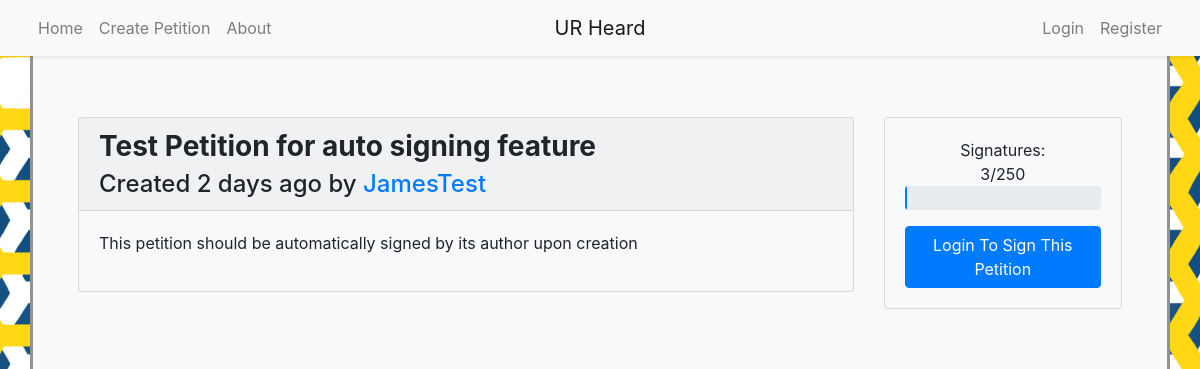
/petition/4, run on the app's committed database.
### models.py (models this page shows, shortened)
class Petition(db.Model):
	__tablename__ = 'petition'
	id = db.Column(db.Integer, primary_key=True)
	title = db.Column(db.String(80), nullable=False)
	body = db.Column(db.Text, nullable=False)
	author_id = db.Column(db.Integer, db.ForeignKey('user.id'), nullable=False)
	author = db.relationship('User', backref='petition')
	timestamp = db.Column(db.DateTime, default=datetime.utcnow)
	signers = db.relationship('User', secondary=signature, backref='signed_petitions')
	initial_signatures = 0
	signature_count = db.Column(db.Integer, default=initial_signatures)

class User(UserMixin, db.Model):
	__tablename__ = 'user'
	id = db.Column(db.Integer, primary_key=True)
	name = db.Column(db.String(50), nullable=False, unique=True, index=True)
	email = db.Column(db.String(50), unique=True, index=True)
	password_hash = db.Column(db.String(128))
	@property
	def password(self):
		raise AttributeError('password is not a readable attribute')

### app.py (the view)
@app.route('/petition/<int:id>', methods=['GET', 'POST'])
def petition(id):
	petition = Petition.query.get_or_404(id)
	signature = db.session.query(models.signature).filter_by(petition_id=id).all()
	form = signatureForm()
	signed = False
	if current_user.is_authenticated:
		signed = True if Petition.query.join(User.signed_petitions).filter(User.id==current_user.id, Petition.id==id).first() != None else False
		if form.validate_on_submit():
			current_signer=User.query.get_or_404(form.user_id.data)
			try:
				if signed:
					petition.signers.remove(current_signer)
				else:
					petition.signers.append(current_signer)
				petition.signature_count = len(petition.signers)
				print(len(petition.signers))
				db.session.add(petition)
				db.session.commit()
				return redirect(url_for('petition',id=id))
			except:
				flash("An issue occurred with the signature feature.")
				return redirect(url_for('petition',id=id))
		if signed:
			print('Exists')
			return render_template('petition.html', petition=petition, signature=signature, form=form, signed=True)
		else:
			return render_template('petition.html', petition=petition, signature=signature, form=form, signed=False)
	else:
		return render_template('petition.html', petition=petition, signature=signature, form=form)

### templates/petition.html (shortened to what this page needs)
{% extends "base.html" %}
{% block content %}
	<article class="container">
		<div class="row py-3">
			<div class="col-3 order-2" id="side-panel">
				<div class="sticky-top">
					<div class="card bg-light mb-3" style="max-width: 18rem;">
						<div class="card-body">
							<p class="text-center mb-0">Signatures:</p>
							<p class="text-center my-0 pt-0">{{petition.signature_count}}/250</p>
							<div class="progress mb-3" style="height:2em;">
								<div class="progress-bar" role="progressbar" style="width: {{petition.signature_count/250*100}}%;" aria-valuenow="{{petition.signature_count/250*100}}" aria-valuemin="0" aria-valuemax="250"></div>
							</div>
							{% if current_user.is_authenticated %}
								<form method="post">
									{{ form.csrf_token }}
									{{ form.user_id(value=current_user.id) }}
									{{ form.petition_id(value=petition.id) }}
									{% if signed %}
										{{ form.submit(value="Unsign This Petition", class_="btn btn-primary w-100") }}
									{% else %}
										{{ form.submit(value="Sign This Petition", class_="btn btn-primary w-100") }}
									{% endif %}
								</form>
							{% else %}
								<a href="/login?next=%2Fpetition%2F{{petition.id}}" class="btn btn-primary text-wrap w-100" style="max-width:100%">Login To Sign This Petition</a>
							{% endif %}
						</div>
					</div>
				</div>
			</div>
			<div class="col" id="main">
				<div class="card bg-light mb3" style="max-width: 100rem;">
					<heading class="card-header">
						<h3 class="card-title font-weight-bold">{{petition.title}}</h3>
						<h4 class="card-subtitle">Created {{moment(petition.timestamp).fromNow()}} by <a href="/profile/{{petition.author_id}}">{{petition.author.name}}</a></h4>
					</heading>
					<div class="card-body">
						<p style="white-space: pre-wrap;">{{petition.body}}</p>
					</div>
				</div>
			</div>
		</div>
	</article>
{% endblock content %}

### data on the page
Petition: signature_count "3", title "Test Petition for auto signing feature", timestamp "2 days ago", body "This petition should be automatically signed by its author upon creation"
User: author.name "JamesTest"

### other printed values
{{ render_nav_item('index', 'Home', use_li=True) }} "Home"
{{ render_nav_item('create', 'Create Petition', use_li=True) }} "Create Petition"
{{ render_nav_item('about', 'About', use_li=True) }} "About"
{{ render_nav_item('login', 'Login', use_li=True) }} "Login"
{{ render_nav_item('register', 'Register', use_li=True) }} "Register"
